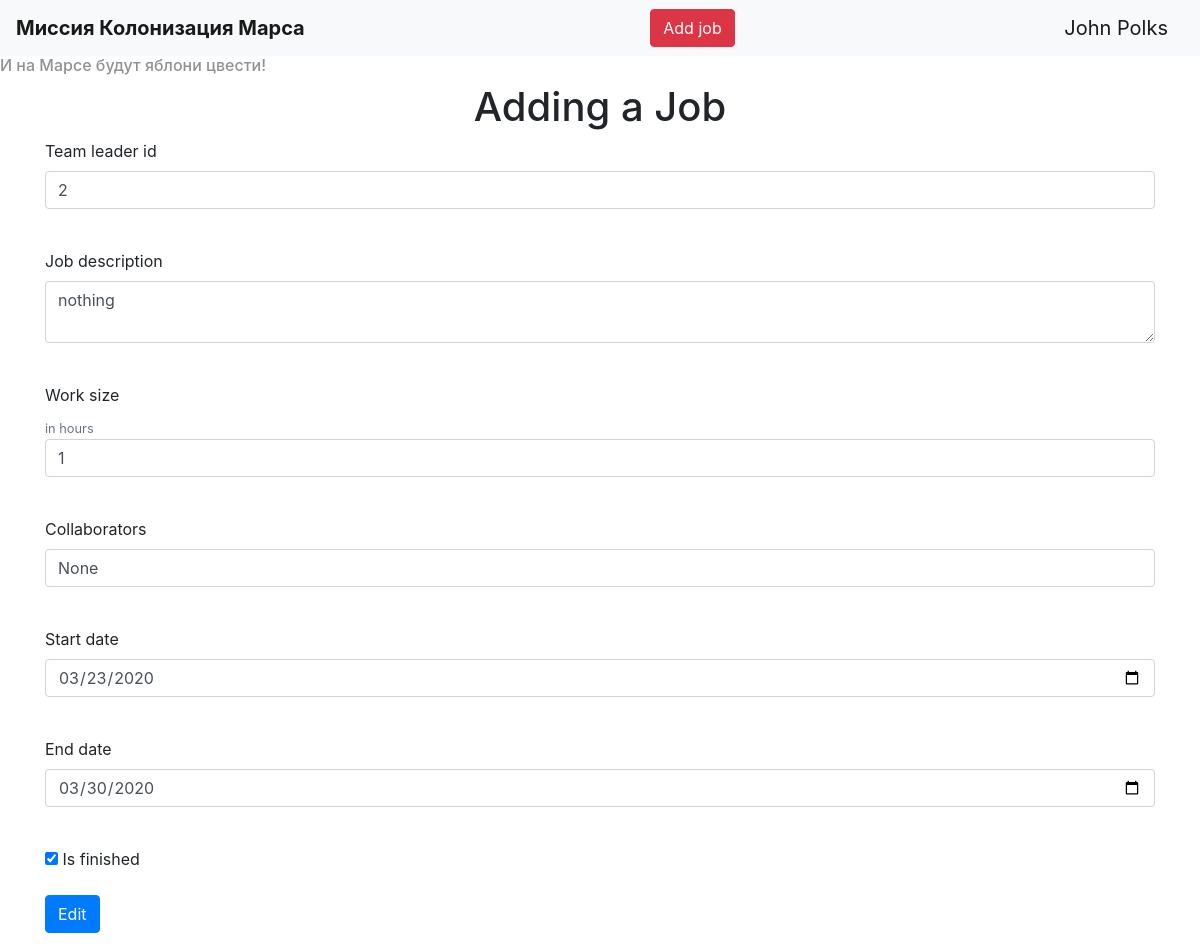
The page /editjob/7 (signed in) on the database its author committed.
### __all_models.py (models this page shows, shortened)
class User(SqlAlchemyBase, UserMixin):
    __tablename__ = 'users'
    id = sqlalchemy.Column(sqlalchemy.Integer, primary_key=True, autoincrement=True)
    surname = sqlalchemy.Column(sqlalchemy.String)
    name = sqlalchemy.Column(sqlalchemy.String)
    age = sqlalchemy.Column(sqlalchemy.Integer)
    position = sqlalchemy.Column(sqlalchemy.String)
    speciality = sqlalchemy.Column(sqlalchemy.String)
    address = sqlalchemy.Column(sqlalchemy.String)
    email = sqlalchemy.Column(sqlalchemy.String, unique=True)
    hashed_password = sqlalchemy.Column(sqlalchemy.String)
    modified_date = sqlalchemy.Column(sqlalchemy.DateTime)
    username = sqlalchemy.Column(sqlalchemy.String, unique=True)

class Jobs(SqlAlchemyBase):
    __tablename__ = 'jobs'
    id = sqlalchemy.Column(sqlalchemy.Integer, primary_key=True, autoincrement=True)
    team_leader = sqlalchemy.Column(sqlalchemy.Integer, sqlalchemy.ForeignKey('users.id'))
    job = sqlalchemy.Column(sqlalchemy.String)
    work_size = sqlalchemy.Column(sqlalchemy.Integer)
    collaborators = sqlalchemy.Column(sqlalchemy.String)
    start_date = sqlalchemy.Column(sqlalchemy.DateTime, default=datetime.datetime.now())
    end_date = sqlalchemy.Column(sqlalchemy.DateTime)
    is_finished = sqlalchemy.Column(sqlalchemy.Boolean)
    creator_id = sqlalchemy.Column(sqlalchemy.Integer)
    users = orm.relation('User')
    tm_leader=orm.relationship('User',foreign_keys='Jobs.team_leader')

### main.py (the view, shortened to what this page needs)
@app.route('/editjob/<int:job_id>', methods=['GET', 'POST'])
@login_required
def edit_job(job_id):
    form = NewJobForm()
    form.submit.label.text = 'Edit'
    sesion = db_session.create_session()
    job = sesion.query(Jobs).get(job_id)
    if not job:
        abort(404)
    if request.method == 'GET':
        form.collaborator.data = 'None'
        form.job.data = job.job
        form.work_size.data = job.work_size
        form.team_leader.data = job.team_leader
        form.start_date.data = job.start_date
        form.end_date.data = job.end_date
        form.is_finished.data = job.is_finished
    return render_template('newjob.html', title='Job edit', form=form)

### forms.py
class NewJobForm(FlaskForm):
    team_leader = IntegerField('Team leader id', validators=[DataRequired()])
    job = TextAreaField('Job description', validators=[DataRequired()])
    work_size = FloatField('Work size', validators=[DataRequired()])
    collaborator = StringField('Collaborators', validators=[DataRequired()])
    start_date = DateField('Start date', default=datetime.datetime.today(), format='%Y-%m-%d')
    end_date = DateField('End date', default=datetime.datetime.today(), format='%Y-%m-%d')
    is_finished = BooleanField('Is finished', default=False)
    submit = SubmitField('Add job')

### db_session.py (called while the page is built)
def create_session() -> Session:
    global __factory
    return __factory()

### main.py (called while the page is built)
@login_manager.user_loader
def load_user(id):
    sesion = db_session.create_session()
    return sesion.query(User).get(id)

### templates/newjob.html (shortened to what this page needs)
{% extends "base.html" %}
{% block content %}
    <div align="center">
    <h1>Adding a Job</h1>
    </div>
    <form action="" method="post" novalidate>
        {% for field in form if field.name != 'csrf_token' and field.name != 'submit'%}
        <p>
            {% if field.name != 'is_finished'%}
            {{ field.label }}<br>
            {% if field.name == 'work_size' %}
                <small class="text-muted">in hours</small>
            {% endif %}
            {{ field(class="form-control") }}<br>
            {% else %}
                {{field()}} {{field.label}}
            {% endif %}
        </p>
        {% endfor %}
        <p>{{form.submit(class="btn btn-primary",type="submit")}}</p>
    </form>
{% endblock %}

### templates/base.html (shortened to what this page needs)
<!doctype html>
<html lang="en">
<head>
    <link rel="stylesheet"
          href="https://stackpath.bootstrapcdn.com/bootstrap/4.4.1/css/bootstrap.min.css"
>
    <link rel="stylesheet" href="{{ url_for('static', filename='css/style.css') }}">
</head>
<body>
<header>
    <nav class="navbar navbar-light bg-light">
        <a class="navbar-brand" href="/"><b>Миссия Колонизация Марса</b></a>
        {% if request.path != '/addjob'%}
        <a class="btn btn-danger" href="/addjob">Add job</a>
        {% endif %}
        {% if current_user.is_authenticated %}
            <a class="navbar-brand" href="/logout">{{ current_user.name }} {{ current_user.surname }}</a>
        {% else %}
            <p>
            <a class="btn btn-primary " href="/register">Зарегистрироваться</a>
            <a class="btn btn-success" href="/login">Войти</a>
            </p>
        {% endif %}
    </nav>
</header>
 <h6 style="opacity: 0.5">И на Марсе будут яблони цвести!</h6>
<main role="main" class="container">
    {% block content %}{% endblock %}
</main>
</body>
</html>

### rows shown on the page
User: name "John", surname "Polks"
Jobs: team_leader "2" "nothing" "1" "03/23/2020" "03/30/2020", is_finished "☑"

### other values the page prints
{{ field.label }} "Team leader id" "Job description" "Work size" "Collaborators" "Start date" "End date"
{{ field.label }} "Is finished"
